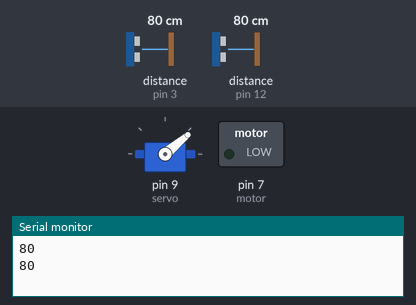
This sketch was run on a simulated Arduino Uno, built with avr-gcc and run on an emulated ATmega328P. Parts: servo, switched loads named in the sketch (green lamp = pin HIGH), the last lines printed to the serial monitor. Wiring (inferred from the names in the program): 2 × ultrasonic range finder: trigger pin 2, echo pin 3 / trigger pin 13, echo pin 12. Inputs (shaded band) come from the test bench; at power-on: distance to the obstacle (sensors on pin 12, pin 3) 80 cm. The echo pulse lasts 58.3 µs per cm; pins used as bus, display or sensor lines are not drawn.

Above: at 1.4 s.
1.5 s: distance to the obstacle (sensor on pin 12) set to 55 cm
4.7 s: distance to the obstacle (sensor on pin 12) set to 47 cm
At 5.6 s:
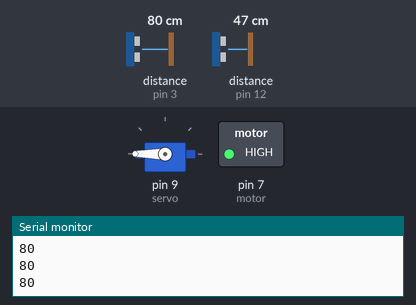
7.9 s: distance to the obstacle (sensor on pin 12) set to 60 cm
At 11.0 s:
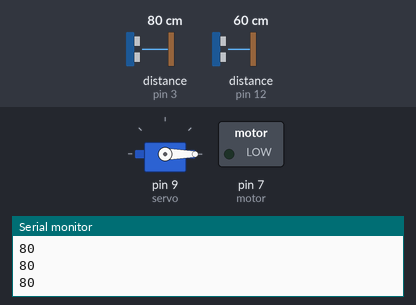
11.1 s: distance to the obstacle (sensor on pin 12) set to 2 cm
At 12.1 s:
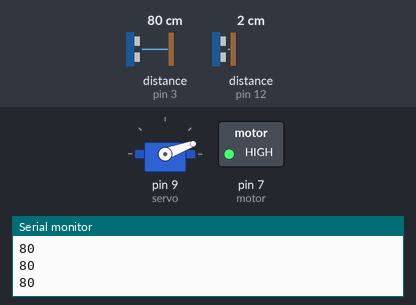
14.3 s: distance to the obstacle (sensor on pin 12) set to 120 cm
At 17.0 s:
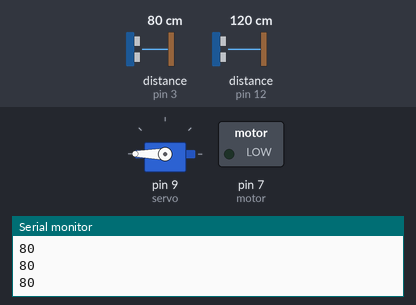
Timing chart, 0 to 18.5 s (numbered marks = the images above; inputs shaded):
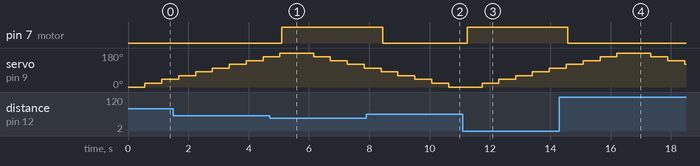

Measured:
- the behaviour switches between 52 and 51 cm on distance to the obstacle (sensor on pin 12) (found by bisection; images 0 and 1)
- after the input at 4.7 s, pin 7 (motor): LOW → HIGH after 0.40 s
- after the input at 7.9 s, pin 7 (motor): HIGH → LOW after 0.55 s
- after the input at 11.1 s, pin 7 (motor): LOW → HIGH after 0.14 s
- after the input at 14.3 s, pin 7 (motor): HIGH → LOW after 0.29 s

The sketch:

Hardware_Prototype_Code.ino
```cpp
 #define trigPin 13
#define echoPin 12
#define motor 7
#include <Servo.h>
Servo servo;
const int  trig = 2, echo = 3 ;
int pos = 0, distcm = 0;
void setup()
{
  Serial.begin(9600);
  pinMode(trig, OUTPUT);
  pinMode(echo, INPUT);
  servo.attach(9);
  pinMode(trigPin, OUTPUT);
  pinMode(echoPin, INPUT);
  pinMode(motor, OUTPUT);
}

void loop()
{
  for (pos = 0; pos <= 180; pos += 20)
  {
    servo.write(pos);
    delay(50);
    Serial.println(radar());
  }
  for (pos = 180; pos >= 0; pos -= 20)
  {
    servo.write(pos);
     delay(50);
    Serial.println(radar());
  }
}
long radar(void)
{
  digitalWrite(trig, HIGH);
  delayMicroseconds(15);
  digitalWrite(trig, LOW);
  long  dur = pulseIn(echo, HIGH);
  distcm = dur / 58;

  long duration, distance;
digitalWrite(trigPin, LOW);
delayMicroseconds(2);
digitalWrite(trigPin, HIGH);
delayMicroseconds(10);
digitalWrite(trigPin, LOW);

duration = pulseIn(echoPin, HIGH);
distance = (duration/2) / 29.1;

if (distance<=50)
{
digitalWrite(motor,HIGH);
} else
{
digitalWrite(motor,LOW);
} delay(500);
return distcm;
}
```
